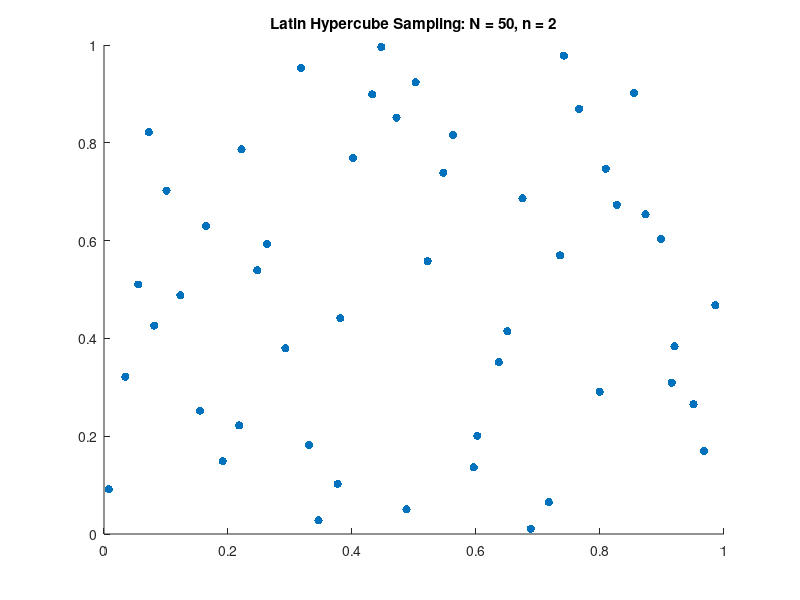
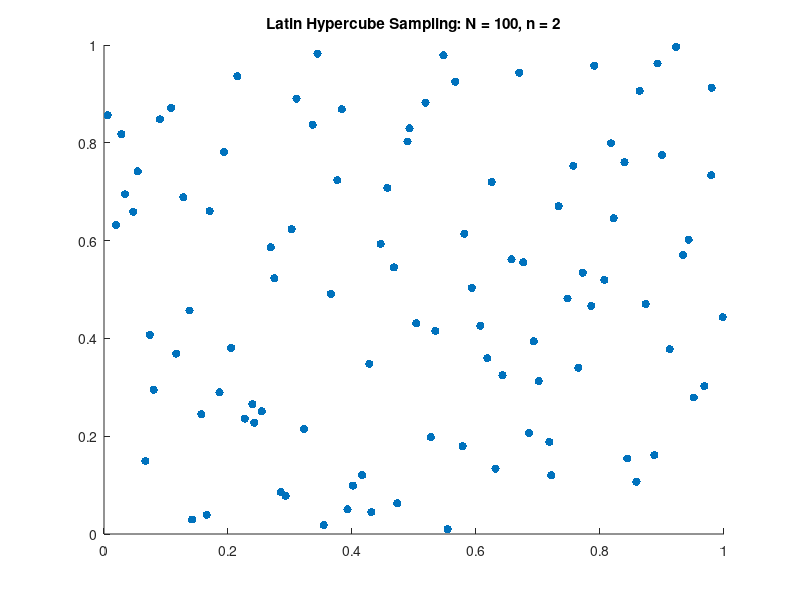
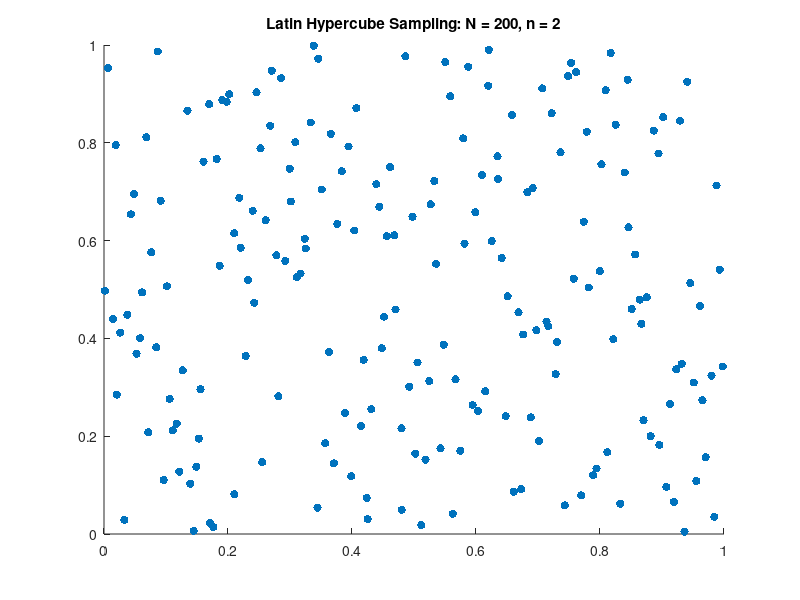
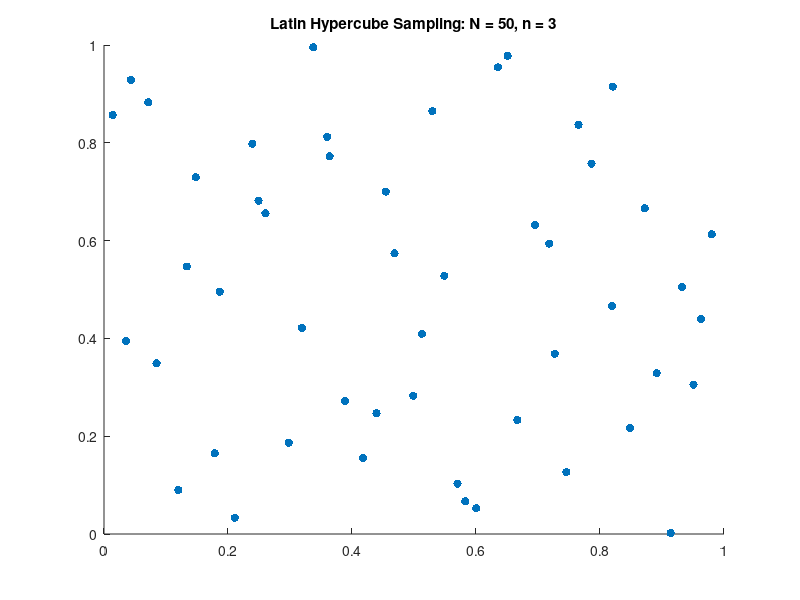

Reproduce these figures in MATLAB, in order.
function main()
    lb = [0, 0]; % Lower bounds for 2D case
    ub = [1, 1]; % Upper bounds for 2D case
    N_values = [50, 100, 200]; % Number of points
    dims_list = [2, 3]; % Dimensions to test

    for n = dims_list
        lb = zeros(1, n);
        ub = ones(1, n);
        for i = 1:length(N_values)
            N = N_values(i);
            points = latin_hypercube_sampling(lb, ub, N);
            visualize_sampling(points, lb, ub, ['Latin Hypercube Sampling: N = ', num2str(N), ', n = ', num2str(n)]);
        end
    end
end

function points = latin_hypercube_sampling(lb, ub, N)
    dims = length(lb);
    points = zeros(N, dims);
    for d = 1:dims
        intervals = linspace(lb(d), ub(d), N+1);
        for i = 1:N
            points(i, d) = intervals(i) + rand * (intervals(i+1) - intervals(i));
        end
        points(:, d) = points(randperm(N), d);
    end
end

function visualize_sampling(points, lb, ub, title_text)
    figure;
    scatter(points(:, 1), points(:, 2), 'filled');
    xlim([lb(1), ub(1)]);
    ylim([lb(2), ub(2)]);
    title(title_text);
end



main();
